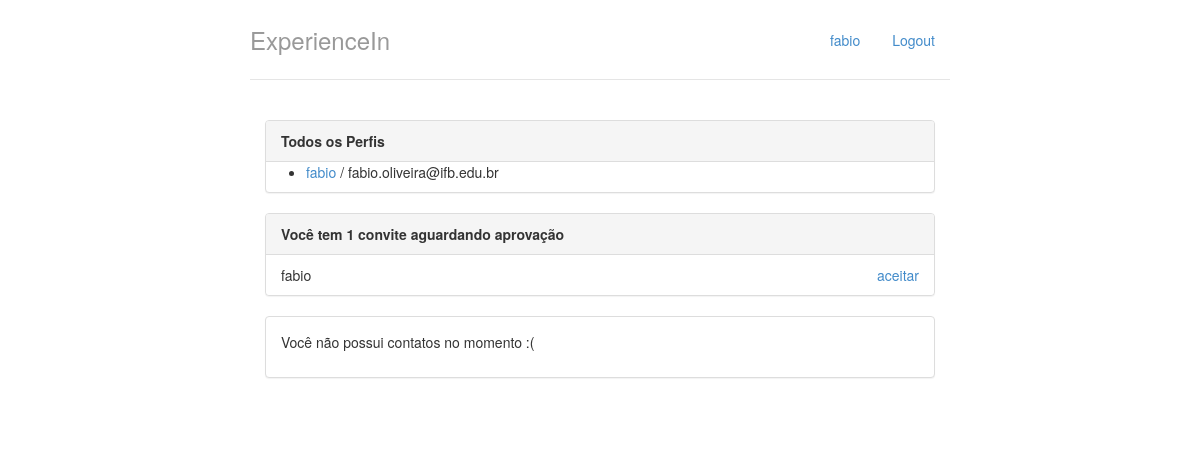
The app's page / (signed in), older data.
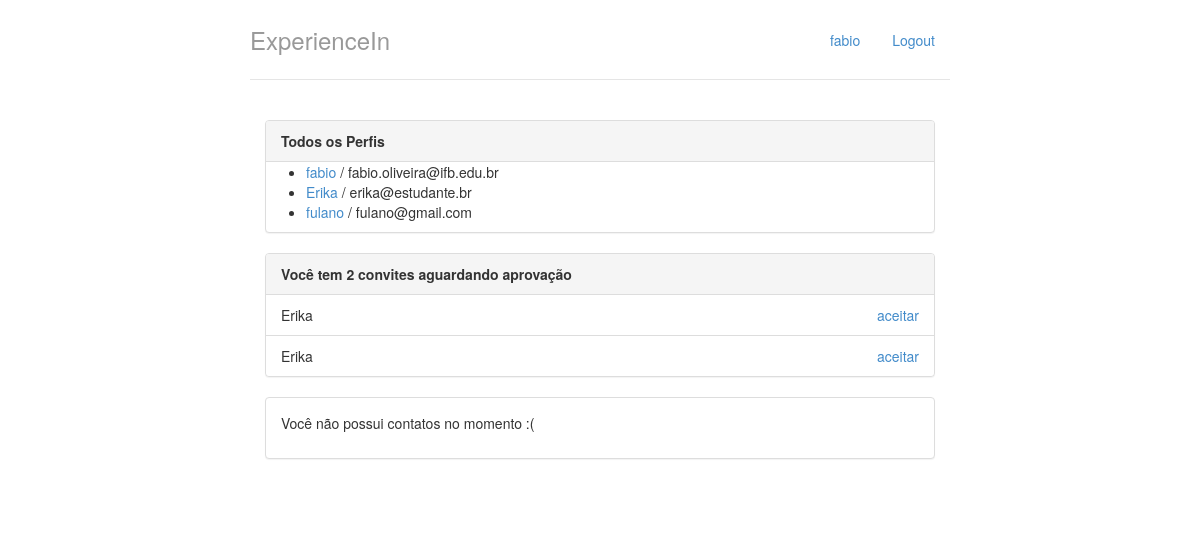
The same page, newer data.
### perfis/models.py (models this page shows, shortened)
class Perfil(models.Model):
	nome = models.CharField(max_length=255, null=False)
	telefone = models.CharField(max_length=15, null=False)
	nome_empresa = models.CharField(max_length=255, null=False)
	contatos = models.ManyToManyField('self')
	usuario = models.OneToOneField(User, on_delete=models.CASCADE, related_name='perfil')
	@property
	def email(self):
		return self.usuario.email

class Convite(models.Model):
	solicitante = models.ForeignKey(Perfil, on_delete=models.CASCADE, related_name='convites_feitos')
	convidado = models.ForeignKey(Perfil, on_delete=models.CASCADE, related_name='convites_recebidos')

### perfis/views.py (the view)
# urls.py: path('', views.index, name='index'),
@login_required
def index(request):
	return render(request, 'index.html', {'perfis': Perfil.objects.all(), 'perfil_logado': get_perfil_logado(request)})

### perfis/views.py (called while the page is built)
@login_required
def get_perfil_logado(request):
	return request.user.perfil

### perfis/templates/index.html
{% extends "base.html" %}
{% block body %}
<div class="col-lg-12">
	<div class="panel panel-default">
		<div class="panel-heading">
			<strong>Todos os Perfis</strong>
		</div>
		{% if perfis %}
		<ul>
			{% for perfil in perfis %}
			<li>
				<a href="{% url 'exibir' perfil.id %}">{{perfil.nome}}</a> / {{perfil.email}}
			</li>
			{% endfor %}
		</ul>
		{% else %}
		<p>Nenhum perfil encontrado</p>
		{% endif %}
	</div>
	<div class="panel panel-default">
		{% with total_de_convites=perfil_logado.convites_recebidos.count %}
			{% if total_de_convites %}
				<div class="panel-heading">
					<strong>Você tem {{ total_de_convites }} convite{{ total_de_convites|pluralize}} aguardando aprovação</strong>
				</div>
				<ul class="list-group">
					{% for convite in perfil_logado.convites_recebidos.all %}
						<li class="list-group-item">
							{{ convite.solicitante.nome }}
							<a href="{% url 'aceitar' convite.id %}" class="pull-right">aceitar</a>
						</li>
					{% endfor %}
				</ul>
			{% else %}
				<div class="panel-body">
					<p>Nenhum convite recebido :(</p>
				</div>
			{% endif %}
		{% endwith %}
	</div>
	<div class="panel panel-default">
		{% with total_de_contatos=perfil_logado.contatos.count %}
			{% if total_de_contatos %}
				<div class="panel-heading">
					<strong>Você tem {{ total_de_contatos }} contato{{ total_de_contatos|pluralize}}</strong>
				</div>
				<ul class="list-group">
					{% for contato in perfil_logado.contatos.all %}
						<li class="list-group-item">
							<a href="{% url 'exibir' contato.id %}">{{contato.nome}}</a>
						</li>
					{% endfor %}
				</ul>
			{% else %}
				<div class="panel-body">
					<p>Você não possui contatos no momento :(</p>
				</div>
			{% endif %}
		{% endwith %}
	</div>
</div>
{% endblock %}

### perfis/templates/base.html (shortened to what this page needs)
{% load staticfiles %}
<!DOCTYPE html>
<html lang="pt-br">
<head>
	<link rel="stylesheet" href="{% static "styles/bootstrap.css" %}">
	<link rel="stylesheet" href="{% static "styles/main.css" %}">
</head>
<body>
	<div class="container">
		<div class="header">
			<ul class="nav nav-pills pull-right">
				<li><a href="{% url 'index' %}">{{ perfil_logado.nome }}</a></li>
				<li><a href="/logout/">Logout</a></li>
			</ul>
			<h3 class="text-muted">ExperienceIn</h3>
		</div>
		<div class="row content">
			{% block body %}
			{% endblock %}
		</div>
	</div>
</body>
</html>

### perfis/static/styles/main.css (style rules this page uses)
body { padding-top: 20px; padding-bottom: 20px; }
.header, .content, .footer { padding-left: 15px; padding-right: 15px; }
.header { border-bottom: 1px solid #e5e5e5; }
.header h3 { margin-top: 0; margin-bottom: 0; line-height: 40px; padding-bottom: 19px; }
@media (min-width: 768px) { .container { max-width: 730px; } }
.content { margin: 40px 0; }
@media screen and (min-width: 768px) { .header, .content, .footer { padding-left: 0; padding-right: 0; } }
@media screen and (min-width: 768px) { .header { margin-bottom: 30px; } }

Row changes from the older to the newer data that the page shows:
removed Convite: solicitante.nome "fabio"
added Perfil: nome "Erika", email "erika@estudante.br"
added Perfil: nome "fulano", email "fulano@gmail.com"
added Convite: solicitante.nome "Erika"
added Convite: solicitante.nome "Erika"
Text that changed along with them:
{{ total_de_convites }}: "1" → "2"
